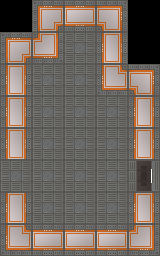

A level layout from a 2D game, rendered from its tile map. Below: a short description, then the map file with its tile-grid data intact:
An orthogonal 5x8 tile map with 32x32 px tiles, 3 tile layers (Color Fill, Background, Walls), 4 tilesets and 6 objects (3x rock, alien, exit, playerSpawn).

<map version="1.4" tiledversion="1.4.2" orientation="orthogonal" renderorder="right-down" width="5" height="8" tilewidth="32" tileheight="32" infinite="0" nextlayerid="7" nextobjectid="11">
 <editorsettings>
  <export target="Tutorial.json" format="json" />
 </editorsettings>
 <tileset firstgid="1" name="Floor" tilewidth="32" tileheight="32" tilecount="63" columns="7">
  <image source="../Assets/tileset.png" width="224" height="288" />
 </tileset>
 <tileset firstgid="64" name="Rocks" tilewidth="32" tileheight="32" tilecount="1" columns="1">
  <image source="../Assets/addwork.png" width="32" height="32" />
 </tileset>
 <tileset firstgid="65" name="Aliens" tilewidth="32" tileheight="32" tilecount="2" columns="2">
  <image source="../Assets/aliensprite_idle.png" width="64" height="32" />
 </tileset>
 <tileset firstgid="67" name="Black Blocks" tilewidth="32" tileheight="32" tilecount="576" columns="24">
  <image source="../Assets/blacksquare.png" width="768" height="768" />
 </tileset>
 <layer id="2" name="Color Fill" width="5" height="8" locked="1">
  <data encoding="csv">
67,0,0,0,67,
0,0,0,0,67,
0,0,0,0,0,
0,0,0,0,0,
0,0,0,0,0,
0,0,0,0,0,
0,0,0,0,0,
0,0,0,0,0
</data>
 </layer>
 <layer id="1" name="Background" width="5" height="8">
  <data encoding="csv">
0,0,0,0,0,
0,0,9,0,0,
0,9,9,0,0,
0,9,9,9,0,
0,9,9,9,0,
9,9,9,9,0,
0,9,9,9,0,
0,0,0,0,0
</data>
 </layer>
 <layer id="3" name="Walls" width="5" height="8">
  <data encoding="csv">
0,22,2,6,0,
22,11,0,8,0,
8,0,0,13,6,
8,0,0,0,8,
8,0,0,0,8,
0,0,0,0,28,
8,0,0,0,8,
13,2,2,2,11
</data>
 </layer>
 <objectgroup id="6" name="Group">
  <object id="1" name="rock" gid="64" x="32" y="160" width="32" height="32" />
  <object id="4" name="alien" gid="65" x="64" y="96" width="32" height="32" />
  <object id="5" name="rock" gid="64" x="64" y="192" width="32" height="32" />
  <object id="6" name="rock" gid="64" x="96" y="192" width="32" height="32" />
 </objectgroup>
 <objectgroup id="5" name="Player">
  <object id="8" name="exit" x="128" y="160" width="32" height="32" />
  <object id="9" name="playerSpawn" x="16" y="175">
   <point />
  </object>
 </objectgroup>
</map>
